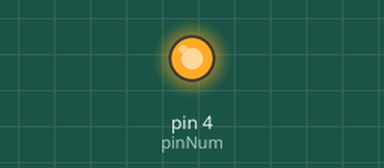
This sketch was run on a simulated Arduino Uno, built with avr-gcc and run on an emulated ATmega328P. On the bench: output pins drawn as LEDs (lit = HIGH).

Above: at 1.0 s.
At 3.0 s:
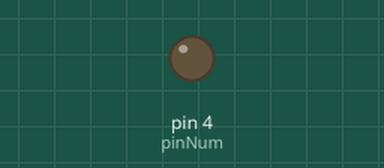
Timing chart, 0 to 5.2 s (numbered marks = the images above):
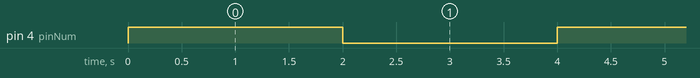

The sketch:

led_blink.ino
```cpp
// C++ code
//
int pinNum=4;
int delayTime=2000;
void setup()
{
  pinMode(pinNum, OUTPUT);

}

void loop()
{
  digitalWrite(pinNum, HIGH);
  delay(delayTime);
  digitalWrite(pinNum, LOW);
  delay(delayTime);
}
```

Measured:
- by itself, pin 4 (pinNum): alternates HIGH for 2.0 s and LOW for 2.0 s
